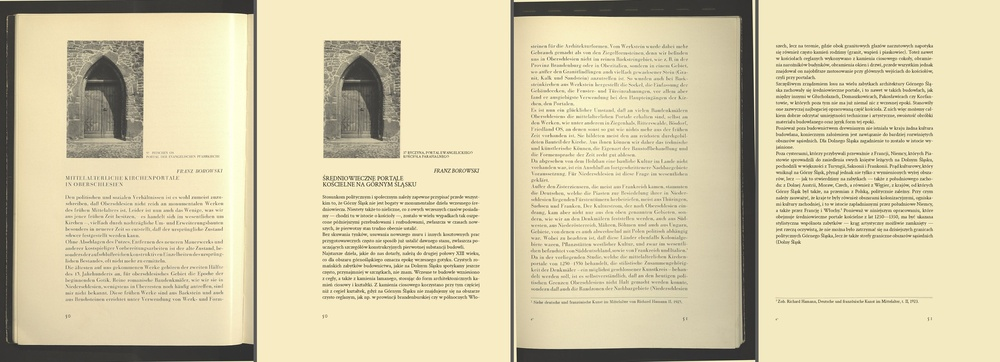
#> input picture examples/0001_render_compare.jpg, 1000 x 362 px, shrunk from 3040 x 1100 before the run
$ python deskew.py ../../examples/0001_render_compare.jpg
#> lines starting #> are read from the running program, lines starting #| are printed output that depends on the picture; after the words box and inside, x2 and y2 are one past the last pixel; in counts of white or black regions, pixels touching at a corner belong together
#!/usr/bin/env python3
"""Per-page geometric correction (skew + shear) of scanned book pages.

Scanned book pages are rarely square to the sensor, and the distortion differs
from page to page.  Measured on the first sample spread: the right page's
text lines slope by 1.0 deg *and* its column edges tilt by the same amount
(a plain rotation), but on the left page the lines slope by 0.45 deg while the
column edges are already vertical (a shear, caused by the curved spread and the
scanner).  A pure rotation fixes the first case and damages the second, so two
numbers are estimated per page:

* the baseline slope  ``a = dy/dx`` of the text lines, and
* the column-edge slope ``s = dx/dy`` of the left/right edges of full-width
  (justified) lines.

and one small affine map is applied that makes baselines horizontal *and*
edges vertical.  If a page has too few full-width lines for ``s``, the
rotation assumption ``s = -a`` is used.

Why it matters: uncorrected distortion hides first-line indents and short last
lines (both are paragraph evidence), makes line boxes slope against the text,
and would carry over into the reconstructed Polish page.

The estimator only looks at *text-line-shaped* blobs, so photographs and line
drawings cannot dominate the result.
"""
import math

import cv2
import numpy as np

from imgutil import paper_color

MIN_LINES = 6          # below this the page is left untouched
MIN_FULL_LINES = 8     # below this the edge slope falls back to rotation (s = -a)
MAX_ABS_SLOPE = 0.07   # ~4 deg; anything steeper is not scanner skew


def ink_mask(gray):
    """Illumination-normalised binary ink mask (uint8 0/255)."""
    bg = cv2.GaussianBlur(gray, (0, 0), 25)
    norm = cv2.divide(gray, bg, scale=230)
    return ((norm < 165) * 255).astype(np.uint8)


def line_blobs(gray, ignore=(40, 40, 40, 40)):
    """Find text-line-shaped blobs.

    Letters are joined horizontally so that one printed line becomes one long
    thin blob.  Only blobs that look like a line of text are kept (wide, but not
    taller than a text line, reasonably dense).  Returns ``(labels, blobs)``
    with ``blobs`` a list of ``(label, x, y, w, h)``.
    """
    h, w = gray.shape
    ink = ink_mask(gray)
    l, t, r, b = ignore
    ink[:t, :] = 0; ink[h - b:, :] = 0; ink[:, :l] = 0; ink[:, w - r:] = 0
    closed = cv2.morphologyEx(ink, cv2.MORPH_CLOSE, cv2.getStructuringElement(cv2.MORPH_RECT, (31, 1)))
    n, labels, stats, _ = cv2.connectedComponentsWithStats(closed, 8)
    out = []
    for i in range(1, n):
        x, y, ww, hh, area = stats[i]
        if ww < 200 or hh > 45 or hh < 6:
            continue
        if area / float(ww * hh) < 0.35:     # frames/rules are not dense
            continue
        out.append((i, int(x), int(y), int(ww), int(hh)))
    return labels, out


def _theil_sen(xs, ys, min_dx=100.0):
    """Median of pairwise slopes dy/dx (robust line fit); None if too few pairs."""
    xs = np.asarray(xs, float); ys = np.asarray(ys, float)
    dx = xs[:, None] - xs[None, :]
    dy = ys[:, None] - ys[None, :]
    iu = np.triu_indices(len(xs), 1)
    dx = dx[iu]; dy = dy[iu]
    keep = np.abs(dx) >= min_dx
    if keep.sum() < 10:
        return None
    return float(np.median(dy[keep] / dx[keep]))


def estimate_geometry(gray):
    """Estimate ``(a, s, info)``: baseline slope dy/dx and column-edge slope dx/dy.

    ``a`` > 0 means the text lines descend to the right; ``s`` > 0 means the
    column edges lean to the right going down.  Both are 0.0 when the page has
    too few text lines (e.g. an all-photo page).
    """
    labels, blobs = line_blobs(gray)
    slopes, weights, rows = [], [], []
    for i, x, y, ww, hh in blobs:
        ys, xs = np.nonzero(labels[y:y + hh, x:x + ww] == i)
        if len(xs) < 200:
            continue
        xs = xs.astype(np.float64); ys = ys.astype(np.float64)
        xc = xs - xs.mean(); yc = ys - ys.mean()
        sl = float((xc * yc).sum() / max(1e-9, (xc * xc).sum()))
        if abs(sl) <= MAX_ABS_SLOPE:
            slopes.append(sl); weights.append(ww)
            rows.append((x, x + ww, y + hh / 2.0, ww))
    info = {'lines_used': len(slopes), 'full_lines_used': 0, 'edge_model': 'none'}   # 'none': too few lines, page untouched
    if len(slopes) < MIN_LINES:
        return 0.0, 0.0, info
    order = np.argsort(slopes)
    sl_sorted = np.asarray(slopes)[order]; w_sorted = np.asarray(weights, float)[order]
    cum = np.cumsum(w_sorted)
    a = float(sl_sorted[np.searchsorted(cum, cum[-1] / 2.0)])

    # Column edges from full-width lines: both edges of a justified line sit on
    # the column boundary, so their slope against y is the edge slope.
    widths = np.array([r[3] for r in rows])
    full = [r for r in rows if r[3] >= 0.97 * np.percentile(widths, 90)]
    info['full_lines_used'] = len(full)
    s = None
    if len(full) >= MIN_FULL_LINES:
        yc = [r[2] for r in full]
        sl = _theil_sen(yc, [r[0] for r in full])     # x_left  as a function of y -> dx/dy
        sr = _theil_sen(yc, [r[1] for r in full])
        cand = [v for v in (sl, sr) if v is not None and abs(v) <= MAX_ABS_SLOPE]
        if cand:
            s = float(np.mean(cand))
    if s is None:
        s = -a
        info['edge_model'] = 'rotation_fallback'
    else:
        info['edge_model'] = 'measured'
    return a, s, info


def correction_matrix(a, s, shape):
    """2x3 matrix (source -> destination for ``cv2.warpAffine``) about the page centre."""
    h, w = shape[:2]
    A = np.array([[1.0, -s], [-a, 1.0]])
    c = np.array([w / 2.0, h / 2.0])
    t = c - A @ c
    return np.hstack([A, t.reshape(2, 1)])


def apply_correction(img, m, fill=None):
    if fill is None:
        fill = paper_color(img)
    h, w = img.shape[:2]
    return cv2.warpAffine(img, m, (w, h), flags=cv2.INTER_CUBIC,
                          borderMode=cv2.BORDER_CONSTANT, borderValue=fill)


def deskew_page(rgb):
    """Return ``(corrected_rgb, info)`` for one page image."""
    gray = cv2.cvtColor(rgb, cv2.COLOR_RGB2GRAY)
    a, s, info = estimate_geometry(gray)
    m = correction_matrix(a, s, rgb.shape)
    if abs(a) < 0.0005 and abs(s) < 0.0005:
        out = rgb
    else:
        out = apply_correction(rgb, m)
    info.update({
        'angle_deg': round(math.degrees(math.atan(a)), 3),            # baseline slope as an angle
        'edge_tilt_deg': round(math.degrees(math.atan(s)), 3),        # column-edge tilt
        'baseline_slope': round(a, 5), 'edge_slope': round(s, 5),
        'method': 'affine_shear_rotation',
        'matrix_src_to_dst': [[round(float(v), 6) for v in row] for row in m],
    })
    return out, info


if __name__ == '__main__':
    import sys
    from PIL import Image
    im = np.asarray(Image.open(sys.argv[1]).convert('RGB'))
#> im is the input picture: shape (362, 1000, 3); mean R, G, B 215.1, 205.8, 171.7
    _, inf = deskew_page(im)
#> in deskew_page, `gray = cv2.cvtColor(rgb, cv2.COLOR_RGB2GRAY)`:
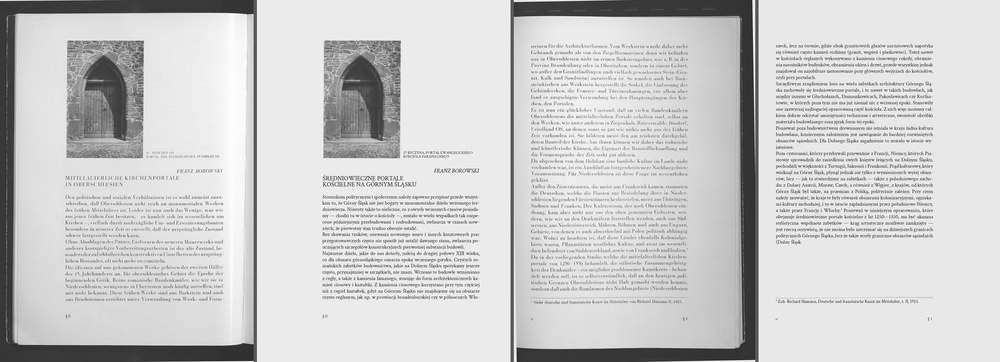
#> gray: shape (362, 1000); min 29, max 253, mean 204.7
#> in ink_mask, `bg = cv2.GaussianBlur(gray, (0, 0), 25)`:
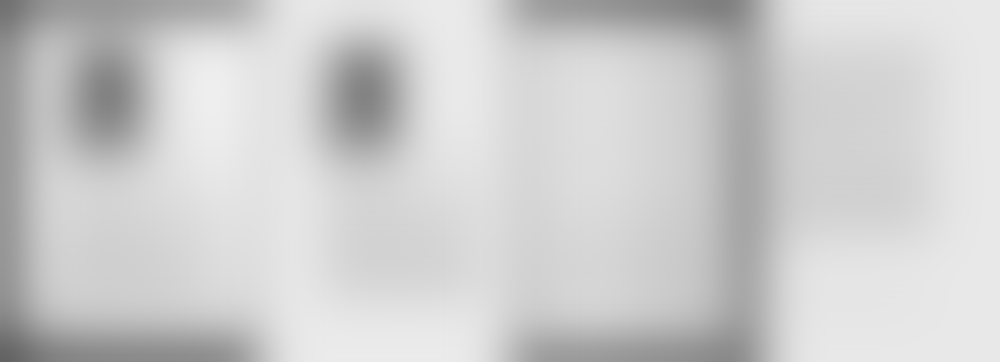
#> bg: shape (362, 1000); min 99, max 238, mean 204.8
#> in ink_mask, `norm = cv2.divide(gray, bg, scale=230)`:
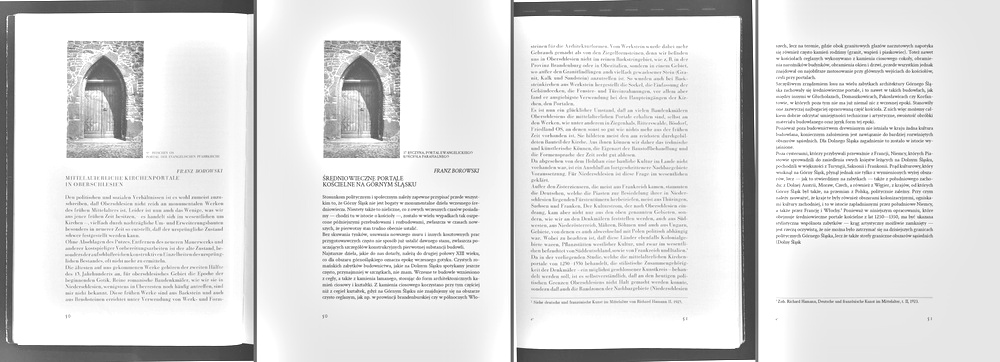
#> norm: shape (362, 1000); min 36, max 255, mean 223.4
#> in ink_mask, `return ((norm < 165) * 255).astype(np.uint8)`:
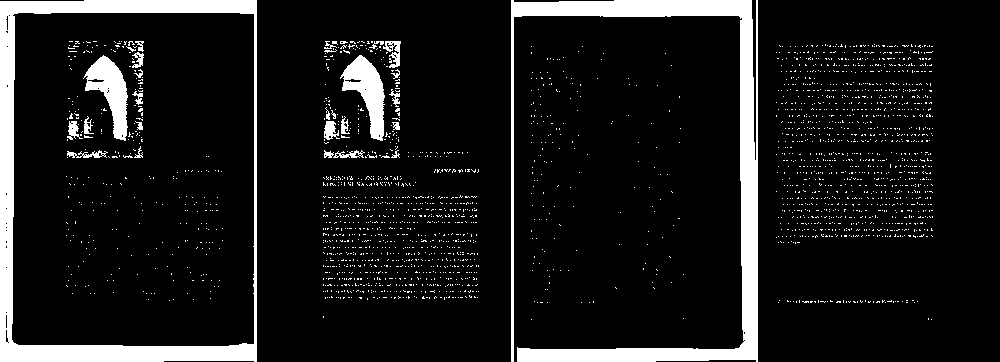
#> returned value: shape (362, 1000); 10.1% white; 2465 white regions (2437 under 20 px), largest, box (x1, y1, x2, y2) and area: (511, 0, 758, 362) 13340, (0, 0, 257, 362) 13001, (340, 55, 385, 141) 1814
#> in line_blobs, `ink[:, :l] = 0`:
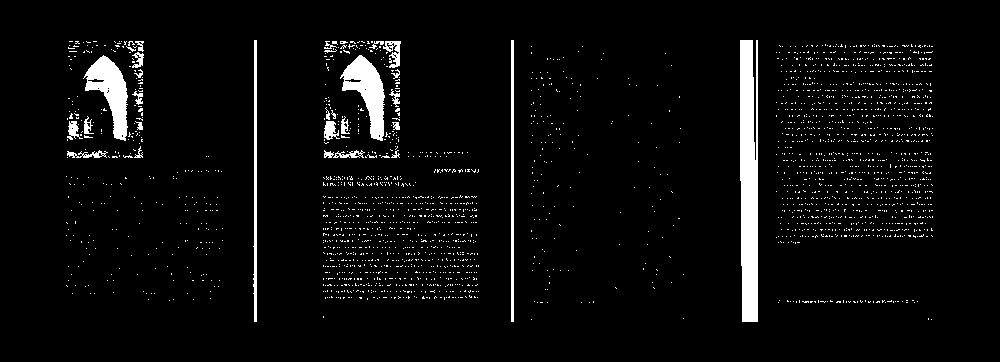
#> ink: shape (362, 1000); 4.5% white; 2466 white regions (2437 under 20 px), largest, box (x1, y1, x2, y2) and area: (740, 40, 758, 322) 4620, (340, 55, 385, 141) 1814, (83, 55, 128, 141) 1801
#> in line_blobs, `closed = cv2.morphologyEx(ink, cv2.MORPH_CLOSE, cv2.getStructuringElem..`:
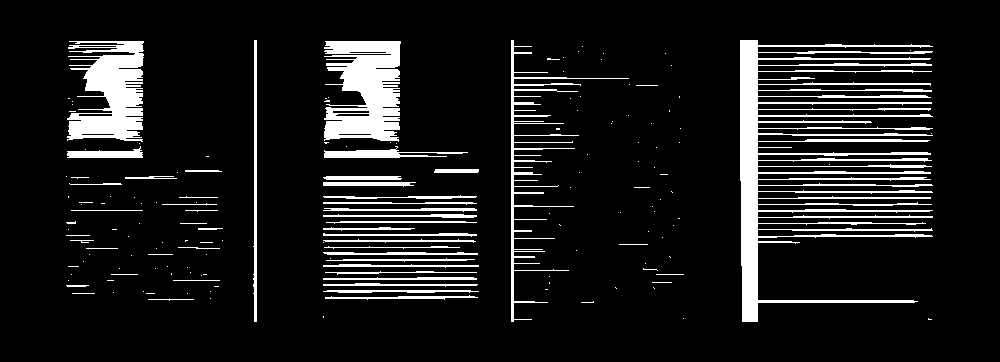
#> closed: shape (362, 1000); 10.4% white; 169 white regions (118 under 20 px), largest, box (x1, y1, x2, y2) and area: (740, 40, 933, 322) 14916, (324, 41, 401, 142) 5701, (67, 41, 144, 142) 5091
#> in line_blobs, `n, labels, stats, _ = cv2.connectedComponentsWithStats(closed, 8)`:
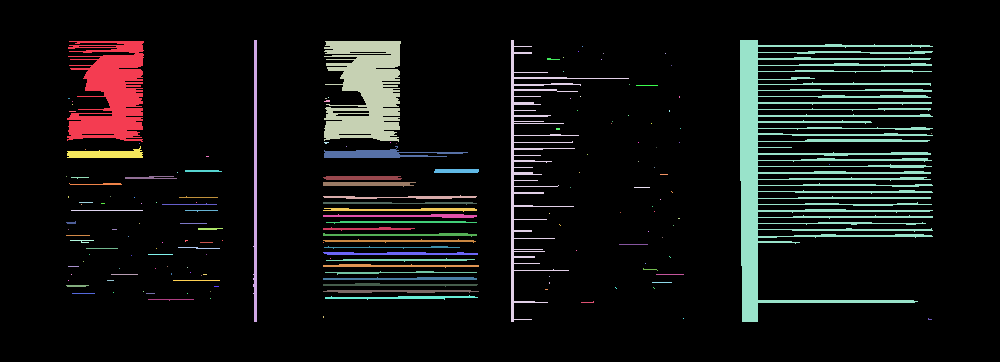
#> labels: shape (362, 1000) int32; 170 distinct labels, from 0 to 169; one colour per label, 0 black
#> in line_blobs, `n, labels, stats, _ = cv2.connectedComponentsWithStats(closed, 8)`: n = 170; stats = 170 rows, first 6: [0, 0, 1000, 362, 324175], [67, 41, 77, 101, 5091], [253, 40, 4, 282, 854], [324, 41, 77, 101, 5701], [511, 40, 118, 282, 2569], [740, 40, 193, 282, 14916]
#> the loop in line_blobs, `for i in range(1, n):` made 169 passes
#> after the loop in line_blobs, `for i in range(1, n):`: out = []
#> in estimate_geometry, `info = {'lines_used': len(slopes), 'full_lines_used': 0, 'edge_model':..`: info = {'lines_used': 0, 'full_lines_used': 0, 'edge_model': 'none'}
#> in deskew_page, `a, s, info = estimate_geometry(gray)`: a = 0
#> in correction_matrix, `A = np.array([[1.0, -s], [-a, 1.0]])`: A = [[1, 0], [0, 1]]
#> in correction_matrix, `t = c - A @ c`: t = [0, 0]
#> in deskew_page, `m = correction_matrix(a, s, rgb.shape)`: m = [[1, 0, 0], [0, 1, 0]]
#> inf = 9 items
    print(inf)
#> (printed output is left out)
